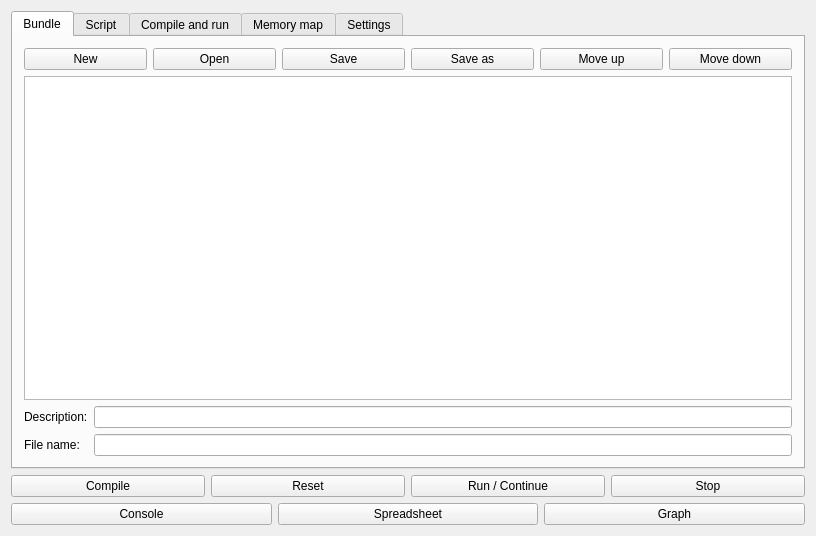
<?xml version="1.0" encoding="UTF-8"?>
<ui version="4.0">
 <class>MainWindow</class>
 <widget class="QMainWindow" name="MainWindow">
  <property name="geometry">
   <rect>
    <x>0</x>
    <y>0</y>
    <width>767</width>
    <height>521</height>
   </rect>
  </property>
  <property name="windowTitle">
   <string>ScriptSDCC</string>
  </property>
  <widget class="QWidget" name="centralWidget">
   <layout class="QGridLayout" name="gridLayout_2">
    <item row="0" column="0">
     <widget class="QTabWidget" name="ProjectsTabs">
      <property name="currentIndex">
       <number>0</number>
      </property>
      <widget class="QWidget" name="ProjectTab0">
       <attribute name="title">
        <string>Bundle</string>
       </attribute>
       <layout class="QGridLayout" name="gridLayout_10">
        <item row="0" column="0">
         <layout class="QHBoxLayout" name="horizontalLayout_5">
          <item>
           <widget class="QPushButton" name="BundleNew">
            <property name="text">
             <string>New</string>
            </property>
           </widget>
          </item>
          <item>
           <widget class="QPushButton" name="BundleOpen">
            <property name="text">
             <string>Open</string>
            </property>
           </widget>
          </item>
          <item>
           <widget class="QPushButton" name="BundleSave">
            <property name="text">
             <string>Save</string>
            </property>
           </widget>
          </item>
          <item>
           <widget class="QPushButton" name="BundleSaveAs">
            <property name="text">
             <string>Save as</string>
            </property>
           </widget>
          </item>
          <item>
           <widget class="QPushButton" name="BundleItemUp">
            <property name="text">
             <string>Move up</string>
            </property>
           </widget>
          </item>
          <item>
           <widget class="QPushButton" name="BundleItemDown">
            <property name="text">
             <string>Move down</string>
            </property>
           </widget>
          </item>
         </layout>
        </item>
        <item row="1" column="0">
         <widget class="QListWidget" name="BundleList">
          <property name="currentRow">
           <number>-1</number>
          </property>
         </widget>
        </item>
        <item row="2" column="0">
         <layout class="QGridLayout" name="gridLayout_9">
          <item row="0" column="1">
           <widget class="QLineEdit" name="BundleItemDescT"/>
          </item>
          <item row="1" column="1">
           <widget class="QLineEdit" name="BundleItemFileT">
            <property name="readOnly">
             <bool>true</bool>
            </property>
           </widget>
          </item>
          <item row="0" column="0">
           <widget class="QLabel" name="BundleItemDescL">
            <property name="text">
             <string>Description:</string>
            </property>
           </widget>
          </item>
          <item row="1" column="0">
           <widget class="QLabel" name="BundleItemFileL">
            <property name="text">
             <string>File name:</string>
            </property>
           </widget>
          </item>
         </layout>
        </item>
       </layout>
      </widget>
      <widget class="QWidget" name="ProjectTab1">
       <attribute name="title">
        <string>Script</string>
       </attribute>
       <layout class="QGridLayout" name="gridLayout_4">
        <item row="1" column="0">
         <layout class="QHBoxLayout" name="horizontalLayout_4">
          <item>
           <widget class="QPushButton" name="ProjNew">
            <property name="text">
             <string>New</string>
            </property>
           </widget>
          </item>
          <item>
           <widget class="QPushButton" name="ProjOpen">
            <property name="text">
             <string>Open</string>
            </property>
           </widget>
          </item>
          <item>
           <widget class="QPushButton" name="ProjSave">
            <property name="text">
             <string>Save</string>
            </property>
           </widget>
          </item>
          <item>
           <widget class="QPushButton" name="ProjSaveAs">
            <property name="text">
             <string>Save as</string>
            </property>
           </widget>
          </item>
          <item>
           <widget class="QPushButton" name="ProjListAdd">
            <property name="text">
             <string>Add to list</string>
            </property>
           </widget>
          </item>
          <item>
           <widget class="QPushButton" name="ProjListRem">
            <property name="text">
             <string>Rem from list</string>
            </property>
           </widget>
          </item>
         </layout>
        </item>
        <item row="2" column="0">
         <layout class="QGridLayout" name="gridLayout">
          <item row="0" column="0">
           <widget class="QLabel" name="DescrL">
            <property name="text">
             <string>Description:</string>
            </property>
           </widget>
          </item>
          <item row="7" column="0" rowspan="2">
           <widget class="QLabel" name="CommandL">
            <property name="text">
             <string>Compile command:</string>
            </property>
           </widget>
          </item>
          <item row="7" column="1" rowspan="2" colspan="2">
           <widget class="QLineEdit" name="CommandT">
            <property name="text">
             <string/>
            </property>
           </widget>
          </item>
          <item row="5" column="1">
           <widget class="QPushButton" name="CompileSchemeAdd">
            <property name="text">
             <string>Add/Modify scheme</string>
            </property>
           </widget>
          </item>
          <item row="0" column="1" colspan="2">
           <widget class="QPlainTextEdit" name="DescrT"/>
          </item>
          <item row="2" column="1">
           <widget class="QLineEdit" name="FileNameT1">
            <property name="text">
             <string/>
            </property>
           </widget>
          </item>
          <item row="6" column="1">
           <widget class="QComboBox" name="EngineT1">
            <property name="currentIndex">
             <number>0</number>
            </property>
            <item>
             <property name="text">
              <string>MCS51</string>
             </property>
            </item>
            <item>
             <property name="text">
              <string>Z180</string>
             </property>
            </item>
           </widget>
          </item>
          <item row="2" column="0">
           <widget class="QLabel" name="FileNameL">
            <property name="text">
             <string>Source and binary file name:</string>
            </property>
           </widget>
          </item>
          <item row="4" column="1" colspan="2">
           <widget class="QComboBox" name="CompileSchemeT">
            <property name="editable">
             <bool>true</bool>
            </property>
           </widget>
          </item>
          <item row="4" column="0">
           <widget class="QLabel" name="CompileSchemeL">
            <property name="text">
             <string>Compile scheme:</string>
            </property>
           </widget>
          </item>
          <item row="10" column="0">
           <widget class="QLabel" name="MemDataL">
            <property name="text">
             <string>Data memory loc/size:</string>
            </property>
           </widget>
          </item>
          <item row="9" column="1">
           <widget class="QLineEdit" name="MemCodeT1">
            <property name="text">
             <string/>
            </property>
           </widget>
          </item>
          <item row="9" column="0">
           <widget class="QLabel" name="MemCodeL">
            <property name="text">
             <string>Code memory loc/size:</string>
            </property>
           </widget>
          </item>
          <item row="2" column="2">
           <widget class="QLineEdit" name="FileNameT2">
            <property name="text">
             <string/>
            </property>
           </widget>
          </item>
          <item row="6" column="0">
           <widget class="QLabel" name="EngineL">
            <property name="text">
             <string>Engine type and memory:</string>
            </property>
           </widget>
          </item>
          <item row="10" column="2">
           <widget class="QLineEdit" name="MemDataT2">
            <property name="text">
             <string/>
            </property>
           </widget>
          </item>
          <item row="10" column="1">
           <widget class="QLineEdit" name="MemDataT1">
            <property name="text">
             <string/>
            </property>
           </widget>
          </item>
          <item row="11" column="1">
           <widget class="QLineEdit" name="MemSwapT">
            <property name="text">
             <string/>
            </property>
           </widget>
          </item>
          <item row="6" column="2">
           <widget class="QComboBox" name="EngineT2">
            <item>
             <property name="text">
              <string>Common CODE/DATA</string>
             </property>
            </item>
            <item>
             <property name="text">
              <string>Separated CODE/DATA</string>
             </property>
            </item>
           </widget>
          </item>
          <item row="9" column="2">
           <widget class="QLineEdit" name="MemCodeT2">
            <property name="text">
             <string/>
            </property>
           </widget>
          </item>
          <item row="11" column="0">
           <widget class="QLabel" name="MemSwapL">
            <property name="text">
             <string>Swap memory location:</string>
            </property>
           </widget>
          </item>
          <item row="3" column="1" colspan="2">
           <widget class="QLineEdit" name="LibraryT"/>
          </item>
          <item row="5" column="2">
           <widget class="QPushButton" name="CompileSchemeRem">
            <property name="text">
             <string>Remove scheme</string>
            </property>
           </widget>
          </item>
          <item row="3" column="0">
           <widget class="QLabel" name="LibraryL">
            <property name="text">
             <string>Library files:</string>
            </property>
           </widget>
          </item>
          <item row="1" column="0">
           <widget class="QLabel" name="ViewCommandL">
            <property name="text">
             <string>View/Edit command:</string>
            </property>
           </widget>
          </item>
          <item row="1" column="1">
           <widget class="QLineEdit" name="ViewCommandT"/>
          </item>
          <item row="1" column="2">
           <widget class="QPushButton" name="ViewCommandB">
            <property name="text">
             <string>View/Edit</string>
            </property>
           </widget>
          </item>
         </layout>
        </item>
        <item row="0" column="0">
         <widget class="QComboBox" name="ProjListT">
          <property name="editable">
           <bool>true</bool>
          </property>
         </widget>
        </item>
       </layout>
      </widget>
      <widget class="QWidget" name="ProjectTab2">
       <attribute name="title">
        <string>Compile and run</string>
       </attribute>
       <layout class="QGridLayout" name="gridLayout_6">
        <item row="0" column="0">
         <layout class="QGridLayout" name="gridLayout_5">
          <item row="0" column="0">
           <widget class="QLabel" name="CompileMsgL">
            <property name="text">
             <string>Compile messages:</string>
            </property>
           </widget>
          </item>
          <item row="0" column="1">
           <widget class="QPlainTextEdit" name="CompileMsgT">
            <property name="lineWrapMode">
             <enum>QPlainTextEdit::NoWrap</enum>
            </property>
            <property name="readOnly">
             <bool>true</bool>
            </property>
           </widget>
          </item>
          <item row="1" column="0">
           <widget class="QLabel" name="ProgStatusL">
            <property name="text">
             <string>Script status:</string>
            </property>
           </widget>
          </item>
          <item row="1" column="1">
           <widget class="QLabel" name="ProgStatusT">
            <property name="text">
             <string>Unknown</string>
            </property>
           </widget>
          </item>
          <item row="2" column="1">
           <widget class="QLabel" name="ProgInstrT">
            <property name="text">
             <string>0</string>
            </property>
           </widget>
          </item>
          <item row="2" column="0">
           <widget class="QLabel" name="ProgInstrL">
            <property name="text">
             <string>Total instructions:</string>
            </property>
           </widget>
          </item>
          <item row="3" column="0">
           <widget class="QLabel" name="ProgIpsL">
            <property name="text">
             <string>Instructions/second:</string>
            </property>
           </widget>
          </item>
          <item row="3" column="1">
           <widget class="QLabel" name="ProgIpsT">
            <property name="text">
             <string>0</string>
            </property>
           </widget>
          </item>
         </layout>
        </item>
       </layout>
      </widget>
      <widget class="QWidget" name="ProjectTab3">
       <attribute name="title">
        <string>Memory map</string>
       </attribute>
       <layout class="QGridLayout" name="gridLayout_8">
        <item row="1" column="0">
         <layout class="QHBoxLayout" name="horizontalLayout_3">
          <item>
           <widget class="QPushButton" name="MemMapDispCode">
            <property name="text">
             <string>CODE</string>
            </property>
           </widget>
          </item>
          <item>
           <widget class="QPushButton" name="MemMapDispData">
            <property name="text">
             <string>DATA</string>
            </property>
           </widget>
          </item>
          <item>
           <widget class="QPushButton" name="MemMapDispBuff">
            <property name="text">
             <string>BUFF</string>
            </property>
           </widget>
          </item>
          <item>
           <widget class="QPushButton" name="MemMapHoriI">
            <property name="text">
             <string>H+</string>
            </property>
           </widget>
          </item>
          <item>
           <widget class="QPushButton" name="MemMapHoriO">
            <property name="text">
             <string>H-</string>
            </property>
           </widget>
          </item>
          <item>
           <widget class="QPushButton" name="MemMapVertI">
            <property name="text">
             <string>V+</string>
            </property>
           </widget>
          </item>
          <item>
           <widget class="QPushButton" name="MemMapVertO">
            <property name="text">
             <string>V-</string>
            </property>
           </widget>
          </item>
          <item>
           <widget class="QPushButton" name="MemFileLoad">
            <property name="text">
             <string>Load</string>
            </property>
           </widget>
          </item>
          <item>
           <widget class="QPushButton" name="MemFileSave">
            <property name="text">
             <string>Save</string>
            </property>
           </widget>
          </item>
         </layout>
        </item>
        <item row="0" column="0">
         <layout class="QGridLayout" name="gridLayout_3">
          <property name="spacing">
           <number>0</number>
          </property>
          <item row="0" column="1">
           <widget class="QScrollBar" name="MemMapVScroll">
            <property name="maximum">
             <number>255</number>
            </property>
            <property name="orientation">
             <enum>Qt::Vertical</enum>
            </property>
           </widget>
          </item>
          <item row="0" column="0">
           <widget class="QMouseLabel" name="MemMap">
            <property name="sizePolicy">
             <sizepolicy hsizetype="Preferred" vsizetype="Expanding">
              <horstretch>0</horstretch>
              <verstretch>0</verstretch>
             </sizepolicy>
            </property>
            <property name="text">
             <string/>
            </property>
            <property name="alignment">
             <set>Qt::AlignLeading|Qt::AlignLeft|Qt::AlignTop</set>
            </property>
           </widget>
          </item>
          <item row="1" column="0">
           <widget class="QScrollBar" name="MemMapHScroll">
            <property name="maximum">
             <number>255</number>
            </property>
            <property name="orientation">
             <enum>Qt::Horizontal</enum>
            </property>
           </widget>
          </item>
         </layout>
        </item>
        <item row="2" column="0">
         <widget class="QLabel" name="FileInfo">
          <property name="text">
           <string/>
          </property>
         </widget>
        </item>
       </layout>
      </widget>
      <widget class="QWidget" name="ProjectTab4">
       <attribute name="title">
        <string>Settings</string>
       </attribute>
       <layout class="QGridLayout" name="gridLayout_7">
        <item row="6" column="1">
         <widget class="QLineEdit" name="SetSheetFontN"/>
        </item>
        <item row="1" column="1" colspan="2">
         <widget class="QLineEdit" name="SetProgCommandT"/>
        </item>
        <item row="2" column="1" colspan="2">
         <widget class="QLineEdit" name="SetLibDirT"/>
        </item>
        <item row="3" column="1" colspan="2">
         <widget class="QLineEdit" name="SetTempDirT"/>
        </item>
        <item row="6" column="2">
         <widget class="QSpinBox" name="SetSheetFontS">
          <property name="sizePolicy">
           <sizepolicy hsizetype="Expanding" vsizetype="Fixed">
            <horstretch>0</horstretch>
            <verstretch>0</verstretch>
           </sizepolicy>
          </property>
          <property name="minimum">
           <number>1</number>
          </property>
          <property name="value">
           <number>12</number>
          </property>
         </widget>
        </item>
        <item row="3" column="0">
         <widget class="QLabel" name="SetTempDirL">
          <property name="text">
           <string>Temporary directory:</string>
          </property>
         </widget>
        </item>
        <item row="5" column="2">
         <widget class="QSpinBox" name="SetConsFontS">
          <property name="sizePolicy">
           <sizepolicy hsizetype="Expanding" vsizetype="Fixed">
            <horstretch>0</horstretch>
            <verstretch>0</verstretch>
           </sizepolicy>
          </property>
          <property name="minimum">
           <number>1</number>
          </property>
          <property name="value">
           <number>12</number>
          </property>
         </widget>
        </item>
        <item row="5" column="1">
         <widget class="QLineEdit" name="SetConsFontN"/>
        </item>
        <item row="2" column="0">
         <widget class="QLabel" name="SetLibDirL">
          <property name="text">
           <string>Library directory:</string>
          </property>
         </widget>
        </item>
        <item row="1" column="0">
         <widget class="QLabel" name="SetProgCommandL">
          <property name="text">
           <string>SDCC command:</string>
          </property>
         </widget>
        </item>
        <item row="5" column="0">
         <widget class="QLabel" name="SetConsFontL">
          <property name="text">
           <string>Console font:</string>
          </property>
         </widget>
        </item>
        <item row="0" column="0">
         <widget class="QLabel" name="SetTimerL">
          <property name="text">
           <string>Timer interval:</string>
          </property>
         </widget>
        </item>
        <item row="6" column="0">
         <widget class="QLabel" name="SetSheetFontL">
          <property name="text">
           <string>Spreadsheet font:</string>
          </property>
         </widget>
        </item>
        <item row="0" column="1" colspan="2">
         <widget class="QSpinBox" name="SetTimerT">
          <property name="minimum">
           <number>100</number>
          </property>
          <property name="maximum">
           <number>2000</number>
          </property>
          <property name="singleStep">
           <number>100</number>
          </property>
          <property name="value">
           <number>500</number>
          </property>
         </widget>
        </item>
        <item row="7" column="0">
         <widget class="QLabel" name="SetGraphFontL">
          <property name="text">
           <string>Graph font file:</string>
          </property>
         </widget>
        </item>
        <item row="7" column="1" colspan="2">
         <widget class="QLineEdit" name="SetGraphFontT"/>
        </item>
       </layout>
      </widget>
     </widget>
    </item>
    <item row="1" column="0">
     <layout class="QHBoxLayout" name="horizontalLayout">
      <item>
       <widget class="QPushButton" name="BtnCompile">
        <property name="text">
         <string>Compile</string>
        </property>
       </widget>
      </item>
      <item>
       <widget class="QPushButton" name="BtnReset">
        <property name="text">
         <string>Reset</string>
        </property>
       </widget>
      </item>
      <item>
       <widget class="QPushButton" name="BtnRun">
        <property name="text">
         <string>Run / Continue</string>
        </property>
       </widget>
      </item>
      <item>
       <widget class="QPushButton" name="BtnAbort">
        <property name="text">
         <string>Stop</string>
        </property>
       </widget>
      </item>
     </layout>
    </item>
    <item row="2" column="0">
     <layout class="QHBoxLayout" name="horizontalLayout_2">
      <item>
       <widget class="QPushButton" name="BtnConsole">
        <property name="text">
         <string>Console</string>
        </property>
       </widget>
      </item>
      <item>
       <widget class="QPushButton" name="BtnSpreadsheet">
        <property name="text">
         <string>Spreadsheet</string>
        </property>
       </widget>
      </item>
      <item>
       <widget class="QPushButton" name="BtnGraph">
        <property name="text">
         <string>Graph</string>
        </property>
       </widget>
      </item>
     </layout>
    </item>
   </layout>
  </widget>
 </widget>
 <layoutdefault spacing="6" margin="11"/>
 <customwidgets>
  <customwidget>
   <class>QMouseLabel</class>
   <extends>QLabel</extends>
   <header>qmouselabel.h</header>
  </customwidget>
 </customwidgets>
 <tabstops>
  <tabstop>ProjectsTabs</tabstop>
  <tabstop>BtnCompile</tabstop>
  <tabstop>BtnReset</tabstop>
  <tabstop>BtnRun</tabstop>
  <tabstop>BtnAbort</tabstop>
  <tabstop>BtnConsole</tabstop>
  <tabstop>BtnSpreadsheet</tabstop>
  <tabstop>BtnGraph</tabstop>
  <tabstop>BundleNew</tabstop>
  <tabstop>BundleOpen</tabstop>
  <tabstop>BundleSave</tabstop>
  <tabstop>BundleSaveAs</tabstop>
  <tabstop>BundleItemUp</tabstop>
  <tabstop>BundleItemDown</tabstop>
  <tabstop>BundleList</tabstop>
  <tabstop>BundleItemDescT</tabstop>
  <tabstop>BundleItemFileT</tabstop>
  <tabstop>ProjListT</tabstop>
  <tabstop>ProjNew</tabstop>
  <tabstop>ProjOpen</tabstop>
  <tabstop>ProjSave</tabstop>
  <tabstop>ProjSaveAs</tabstop>
  <tabstop>ProjListAdd</tabstop>
  <tabstop>ProjListRem</tabstop>
  <tabstop>DescrT</tabstop>
  <tabstop>ViewCommandT</tabstop>
  <tabstop>ViewCommandB</tabstop>
  <tabstop>FileNameT1</tabstop>
  <tabstop>FileNameT2</tabstop>
  <tabstop>LibraryT</tabstop>
  <tabstop>CompileSchemeT</tabstop>
  <tabstop>CompileSchemeAdd</tabstop>
  <tabstop>CompileSchemeRem</tabstop>
  <tabstop>EngineT1</tabstop>
  <tabstop>EngineT2</tabstop>
  <tabstop>CommandT</tabstop>
  <tabstop>MemCodeT1</tabstop>
  <tabstop>MemCodeT2</tabstop>
  <tabstop>MemDataT1</tabstop>
  <tabstop>MemDataT2</tabstop>
  <tabstop>MemSwapT</tabstop>
  <tabstop>CompileMsgT</tabstop>
  <tabstop>MemMapDispCode</tabstop>
  <tabstop>MemMapDispData</tabstop>
  <tabstop>MemMapDispBuff</tabstop>
  <tabstop>MemMapHoriI</tabstop>
  <tabstop>MemMapHoriO</tabstop>
  <tabstop>MemMapVertI</tabstop>
  <tabstop>MemMapVertO</tabstop>
  <tabstop>MemFileLoad</tabstop>
  <tabstop>MemFileSave</tabstop>
  <tabstop>SetTimerT</tabstop>
  <tabstop>SetProgCommandT</tabstop>
  <tabstop>SetLibDirT</tabstop>
  <tabstop>SetTempDirT</tabstop>
  <tabstop>SetConsFontN</tabstop>
  <tabstop>SetConsFontS</tabstop>
  <tabstop>SetSheetFontN</tabstop>
  <tabstop>SetSheetFontS</tabstop>
  <tabstop>SetGraphFontT</tabstop>
 </tabstops>
 <resources/>
 <connections/>
</ui>
